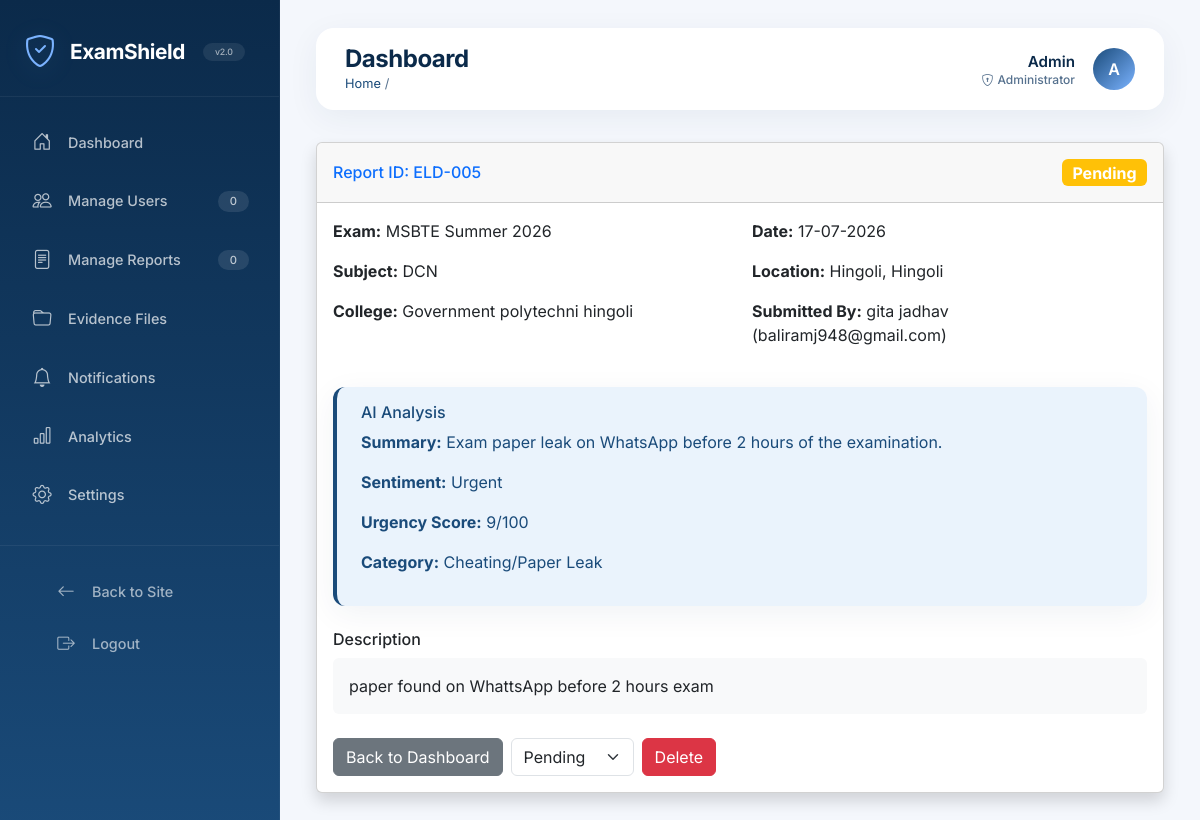
Screenshot of /report/5 (signed in) with the database file from the repository.
### tables this page shows
CREATE TABLE users (
            id INTEGER PRIMARY KEY AUTOINCREMENT,
            username TEXT NOT NULL UNIQUE,
            password TEXT NOT NULL,
            email TEXT UNIQUE,
            mobile TEXT UNIQUE,
            name TEXT,
            role TEXT DEFAULT 'student',

            -- Verification
            is_mobile_verified INTEGER DEFAULT 0,
            is_email_verified INTEGER DEFAULT 0,
            mobile_otp TEXT,
            otp_generated_at TEXT,

            -- Identity Proof 
            profile_photo TEXT,
            id_proof_type TEXT,
            id_proof_number TEXT,
            id_proof_photo TEXT,
            is_id_verified INTEGER DEFAULT 0,

            -- Tracking & Moderation
            signup_ip TEXT,
            signup_user_agent TEXT,
            created_at TEXT DEFAULT CURRENT_TIMESTAMP,
            is_blocked INTEGER DEFAULT 0,
            trust_score INTEGER DEFAULT 100
        , state TEXT, district TEXT);

CREATE TABLE entries (
            id INTEGER PRIMARY KEY AUTOINCREMENT,
            user_id INTEGER NOT NULL,
            exam_name TEXT NOT NULL,
            subject_name TEXT NOT NULL,
            college_name TEXT NOT NULL,
            status TEXT DEFAULT 'Pending',
            report_date TEXT,
            description TEXT,

            -- Incident Location
            incident_state TEXT,
            incident_district TEXT,
            incident_city TEXT,
            incident_college TEXT,
            incident_address TEXT,

            -- Multiple Files - JSON madhe store karu
            photos TEXT,
            videos TEXT,
            audios TEXT,

            -- Admin
            urgency_score INTEGER DEFAULT 0,
            ai_summary TEXT,
            fake_status TEXT,
            admin_remark TEXT,
            is_dummy INTEGER DEFAULT 0,
            created_at TEXT DEFAULT CURRENT_TIMESTAMP,
            updated_at TEXT, category TEXT DEFAULT 'Other', sentiment TEXT DEFAULT 'Normal',

            FOREIGN KEY (user_id) REFERENCES users (id)
        );

### app.py (the view)
@app.route('/report/<int:id>')
@login_required
def view_report(id):
    conn = get_db()
    conn.row_factory = sqlite3.Row
    report = conn.execute('SELECT e.*, u.name, u.email FROM entries e JOIN users u ON e.user_id=u.id WHERE e.id =?', (id,)).fetchone()
    if report is None:
        conn.close()
        flash('Report not found!', 'error')
        return redirect(url_for('report_list'))
    if current_user.role!= 'admin' and report['user_id']!= current_user.id:
        conn.close()
        flash('You do not have permission to view this report.', 'error')
        return redirect(url_for('report_list'))
    report_dict = dict(report)
    for key in ['photos', 'videos', 'audios']:
        try:
            report_dict[key] = json.loads(report_dict[key]) if report_dict[key] else []
        except:
            report_dict[key] = []
    conn.close()
    report_dict['display_id'] = f"ELD-{report_dict['id']:03d}"
    if report_dict['report_date']:
        try:
            date_obj = datetime.strptime(report_dict['report_date'], '%Y-%m-%d')
            report_dict['report_date'] = date_obj.strftime('%d-%m-%Y')
        except:
            pass
    if current_user.role == 'admin':
        return render_template('admin_detail.html', report=report_dict)
    else:
        return render_template('student_detail.html', report=report_dict)

### app.py (called while the page is built)
@login_manager.user_loader
def load_user(user_id):
    conn = get_db()
    user_row = conn.execute('SELECT * FROM users WHERE id =?', (user_id,)).fetchone()
    conn.close()
    if user_row:
        user = dict(user_row)
        return User(
            id=user['id'],
            username=user['username'],
            name=user.get('name', 'User'),
            role=user.get('role', 'student'),
            is_mobile_verified=user.get('is_mobile_verified', 0),
            is_email_verified=user.get('is_email_verified', 0),
            is_blocked=user.get('is_blocked', 0)
        )
    return None

@app.context_processor
def inject_notifications():
    if current_user.is_authenticated: # FIX: session ki jagah current_user
        conn = get_db()
        count = conn.execute("SELECT COUNT(*) FROM notifications WHERE is_read = 0").fetchone()[0]
        conn.close()
        return dict(unread_count=count)
    return dict(unread_count=0)

def get_settings():
    conn = get_db()
    s = conn.execute("SELECT * FROM settings WHERE id=1").fetchone()
    conn.close()
    return s

@app.before_request
def check_maintenance():
    settings = get_settings()
    if settings and settings['maintenance_mode'] == 1:
        if request.endpoint and 'static' not in request.endpoint:
            if not current_user.is_authenticated or current_user.role!= 'admin':
                return render_template('maintenance.html'), 503

def get_db():
    db = sqlite3.connect('myproject.db', timeout=20.0) # timeout add
    db.row_factory = sqlite3.Row
    db.execute("PRAGMA foreign_keys = ON")
    db.execute("PRAGMA journal_mode=WAL") # WAL mode add
    db.execute("PRAGMA busy_timeout = 20000")
    return db

@app.context_processor
def inject_notifications():
    if current_user.is_authenticated and current_user.role == 'student':
        db = get_db()
        count = db.execute("SELECT COUNT(*) FROM notifications WHERE user_id = ? AND is_read = 0", (current_user.id,)).fetchone()[0]
        db.close()
        return dict(unread_count=count)
    return dict(unread_count=0)

### templates/admin_detail.html (shortened to what this page needs)
{% extends "admin_base.html" %}
{% block content %}
<div class="card shadow mb-4">
    <div class="card-header py-3 d-flex justify-content-between align-items-center">
        <h6 class="m-0 font-weight-bold text-primary">
             Report ID: {{ report.display_id }}
        </h6>
        <span class="badge bg-{{ 'success' if report.status=='Resolved' else 'warning' if report.status=='Pending' else 'info' }} fs-6">
            {{ report.status }}
        </span>
    </div>
    <div class="card-body">
        <div class="row mb-4">
            <div class="col-md-6">
                <p><b> Exam:</b> {{ report.exam_name }}</p>
                <p><b> Subject:</b> {{ report.subject_name }}</p>
                <p><b> College:</b> {{ report.college_name }}</p>
            </div>
            <div class="col-md-6">
                <p><b> Date:</b> {{ report.report_date }}</p>
                <p><b> Location:</b> {{ report.incident_city }}, {{ report.incident_district }}</p>
                <p><b> Submitted By:</b> {{ report.name }} ({{ report.email }})</p>
            </div>
        </div>
        <div class="alert alert-info">
            <h6> AI Analysis</h6>
            <p><b>Summary:</b> {{ report.ai_summary }}</p>
            <p><b>Sentiment:</b> {{ report.sentiment }}</p>
            <p><b>Urgency Score:</b> {{ report.urgency_score }}/100
            </p>
            <p><b>Category:</b> {{ report.category }}</p>
        </div>
        <div class="mb-4">
            <h6> Description</h6>
            <div class="p-3 bg-light rounded">{{ report.description }}</div>
        </div>
        <div class="d-flex gap-2 flex-wrap">
            <a href="{{ url_for('admin_dashboard') }}" class="btn btn-secondary">
                 Back to Dashboard
            </a>
            <form method="POST" action="{{ url_for('update_status', id=report.id) }}" class="d-flex gap-2">
                <select name="status" class="form-select w-auto" onchange="this.form.submit()">
                    <option value="Pending" {% if report.status=='Pending' %}selected{% endif %}>Pending</option>
                </select>
            </form>
            <form method="POST" action="{{ url_for('delete_report', id=report.id) }}">
                <button type="submit" class="btn btn-danger" onclick="return confirm('Are you sure to delete this report?')">
                     Delete
                </button>
            </form>
        </div>
    </div>
</div>
{% endblock %}

### templates/admin_base.html (shortened to what this page needs)
<!DOCTYPE html>
<html lang="en">
<head>
    <link href="https://cdn.jsdelivr.net/npm/bootstrap@5.3.3/dist/css/bootstrap.min.css" rel="stylesheet">
    <link rel="stylesheet" href="https://cdn.jsdelivr.net/npm/bootstrap-icons@1.11.3/font/bootstrap-icons.min.css">
</head>
<body>
    <nav class="admin-sidebar" id="adminSidebar">
        <div class="brand">
            <i class="bi bi-shield-check"></i>
            <span>ExamShield</span>
            <span class="badge-version">v2.0</span>
        </div>
        <ul class="nav flex-column">
            <li>
                <a class="nav-link {% if request.endpoint == 'admin_dashboard' %}active{% endif %}" href="{{ url_for('admin_dashboard') }}">
                    <i class="bi bi-house-door"></i> Dashboard
                </a>
            </li>
            <li>
                <a class="nav-link {% if request.endpoint == 'admin_users' %}active{% endif %}" href="{{ url_for('admin_users') }}">
                    <i class="bi bi-people"></i> Manage Users
                    <span class="badge-count">{{ user_count|default(0) }}</span>
                </a>
            </li>
            <li>
                <a class="nav-link {% if request.endpoint == 'admin_reports' %}active{% endif %}" href="{{ url_for('admin_reports') }}">
                    <i class="bi bi-file-text"></i> Manage Reports
                    <span class="badge-count">{{ report_count|default(0) }}</span>
                </a>
            </li>
            <li>
                <a class="nav-link {% if request.endpoint == 'admin_evidence' %}active{% endif %}" href="{{ url_for('admin_evidence') }}">
                    <i class="bi bi-folder"></i> Evidence Files
                </a>
            </li>
            <li>
                <a class="nav-link {% if request.endpoint == 'admin_notifications' %}active{% endif %}" href="{{ url_for('admin_notifications') }}">
                    <i class="bi bi-bell"></i> Notifications
                </a>
            </li>
            <li>
                <a class="nav-link {% if request.endpoint == 'admin_analytics' %}active{% endif %}" href="{{ url_for('admin_analytics') }}">
                    <i class="bi bi-bar-chart"></i> Analytics
                </a>
            </li>
            <li>
                <a class="nav-link {% if request.endpoint == 'admin_settings' %}active{% endif %}" href="{{ url_for('admin_settings') }}">
                    <i class="bi bi-gear"></i> Settings
                </a>
            </li>
        </ul>
        <div class="sidebar-footer">
            <ul class="nav flex-column">
                <li>
                    <a class="nav-link" href="{{ url_for('home') }}">
                        <i class="bi bi-arrow-left"></i> Back to Site
                    </a>
                </li>
                <li>
                    <a class="nav-link" href="{{ url_for('logout') }}">
                        <i class="bi bi-box-arrow-right"></i> Logout
                    </a>
                </li>
            </ul>
        </div>
    </nav>
    <div class="admin-content">
        <div class="admin-topbar">
            <div class="page-title">
                <div>
                    <h1>{% block page_title %}Dashboard{% endblock %}</h1>
                    <nav class="breadcrumb">
                        <a href="{{ url_for('admin_dashboard') }}">Home</a>
                        <span class="mx-1">/</span>
                    </nav>
                </div>
            </div>
            <div class="user-area">
                <div class="text-end">
                    <span class="user-name">{{ session.user.name if session.user else 'Admin' }}</span>
                    <span class="user-role"><i class="bi bi-shield-lock me-1"></i>Administrator</span>
                </div>
                <div class="avatar">
                    {{ (session.user.name if session.user else 'Admin')[0]|upper }}
                </div>
            </div>
        </div>
        {% block content %}{% endblock %}
    </div>
</body>
</html>

### templates/admin_base.html (style rules this page uses)
:root { --primary-dark: #0b2a4a; --primary-mid: #1a4b7a; --primary-light: #2d6ea0; --accent-blue: #7bb3ff; --bg-light: #f4f7fc; --card-shadow: 0 8px 32px rgba(18, 52, 86, 0.06); --card-hover-shadow: 0 16px 48px -12px rgba(18, 52, 86, 0.10); --radius-lg: 28px; --radius-md: 18px; --radius-sm: 12px; }
* { margin: 0; padding: 0; box-sizing: border-box; }
body { font-family: 'Inter', -apple-system, BlinkMacSystemFont, sans-serif; background: var(--bg-light); color: #0b1e2f; min-height: 100vh; }
.admin-sidebar { min-height: 100vh; background: linear-gradient(180deg, var(--primary-dark) 0%, var(--primary-mid) 100%); color: white; position: fixed; width: 280px; transition: transform 0.3s cubic-bezier(0.4, 0, 0.2, 1); z-index: 1050; top: 0; left: 0; bottom: 0; overflow-y: auto; border-right: 1px solid rgba(255, 255, 255, 0.04); }
.admin-sidebar .brand { padding: 28px 24px 20px; border-bottom: 1px solid rgba(255, 255, 255, 0.06); margin-bottom: 16px; display: flex; align-items: center; gap: 14px; }
.admin-sidebar .brand i { font-size: 2rem; color: var(--accent-blue); filter: drop-shadow(0 4px 12px rgba(123, 179, 255, 0.2)); }
.admin-sidebar .brand span { font-size: 1.3rem; font-weight: 700; letter-spacing: -0.02em; }
.admin-sidebar .brand .badge-version { font-size: 0.55rem; background: rgba(255, 255, 255, 0.08); padding: 2px 12px; border-radius: 40px; font-weight: 500; color: rgba(255, 255, 255, 0.6); margin-left: 4px; }
.admin-sidebar .nav { padding: 0 12px; }
.admin-sidebar .nav-link { color: rgba(255, 255, 255, 0.7); padding: 12px 18px; margin: 3px 0; border-radius: var(--radius-sm); font-weight: 500; font-size: 0.9rem; display: flex; align-items: center; gap: 14px; transition: all 0.2s ease; text-decoration: none; position: relative; }
.admin-sidebar .nav-link i { font-size: 1.2rem; width: 24px; text-align: center; flex-shrink: 0; }
.admin-sidebar .nav-link .badge-count { margin-left: auto; background: rgba(255, 255, 255, 0.1); color: rgba(255, 255, 255, 0.7); font-size: 0.7rem; padding: 2px 12px; border-radius: 40px; font-weight: 500; }
.admin-sidebar .sidebar-footer { padding: 20px 24px 28px; border-top: 1px solid rgba(255, 255, 255, 0.06); margin-top: 20px; }
.admin-sidebar .sidebar-footer .nav-link { color: rgba(255, 255, 255, 0.6); padding: 10px 18px; border-radius: var(--radius-sm); transition: all 0.2s; }
.admin-sidebar .sidebar-footer .nav-link i { font-size: 1.1rem; }
.admin-content { margin-left: 280px; padding: 28px 36px 40px; min-height: 100vh; }
.admin-topbar { background: #ffffff; border-radius: var(--radius-md); padding: 16px 28px; margin-bottom: 32px; display: flex; justify-content: space-between; align-items: center; box-shadow: var(--card-shadow); border: 1px solid rgba(255, 255, 255, 0.5); }
.admin-topbar .page-title { display: flex; align-items: center; gap: 12px; }
.admin-topbar .page-title h1 { font-size: 1.5rem; font-weight: 700; color: var(--primary-dark); margin: 0; letter-spacing: -0.02em; }
.admin-topbar .page-title .breadcrumb { font-size: 0.8rem; color: #56718e; margin: 0; padding: 0; background: none; }
.admin-topbar .page-title .breadcrumb a { color: #1a4b7a; text-decoration: none; }
.admin-topbar .user-area { display: flex; align-items: center; gap: 18px; }
.admin-topbar .user-area .avatar { width: 42px; height: 42px; border-radius: 50%; background: linear-gradient(135deg, var(--primary-mid), var(--accent-blue)); color: white; display: flex; align-items: center; justify-content: center; font-weight: 600; font-size: 1rem; flex-shrink: 0; }
.admin-topbar .user-area .user-name { font-weight: 600; color: var(--primary-dark); font-size: 0.95rem; }
.admin-topbar .user-area .user-role { font-size: 0.75rem; color: #56718e; font-weight: 500; display: block; margin-top: -2px; }
.alert { border-radius: var(--radius-sm); border: none; padding: 16px 24px; box-shadow: var(--card-shadow); margin-bottom: 24px; }
.alert-info { background: #eaf3fc; color: #1a4b7a; border-left: 4px solid #1a4b7a; }
.admin-content { animation: fadeSlideDown 0.5s ease forwards; }
.alert { animation: fadeSlideDown 0.4s ease forwards; }

### rows the page displays
users: user "Admin"
entries: status "Pending", exam_name "MSBTE Summer 2026", subject_name "DCN", college_name "Government polytechni hingoli", report_date "17-07-2026", incident_city "Hingoli", incident_district "Hingoli", ai_summary "Exam paper leak on WhatsApp before 2 hours of the examination.", sentiment "Urgent", urgency_score "9", category "Cheating/Paper Leak", description "paper found on WhattsApp before 2 hours exam"
users: name "gita jadhav", email "baliramj948@gmail.com"

### other values shown
{{ user_count|default(0) }} "0"
{{ report_count|default(0) }} "0"
{{ (session.user.name if session.user else 'Admin')[0]|upper }} "A"
{{ report.display_id }} "ELD-005"
